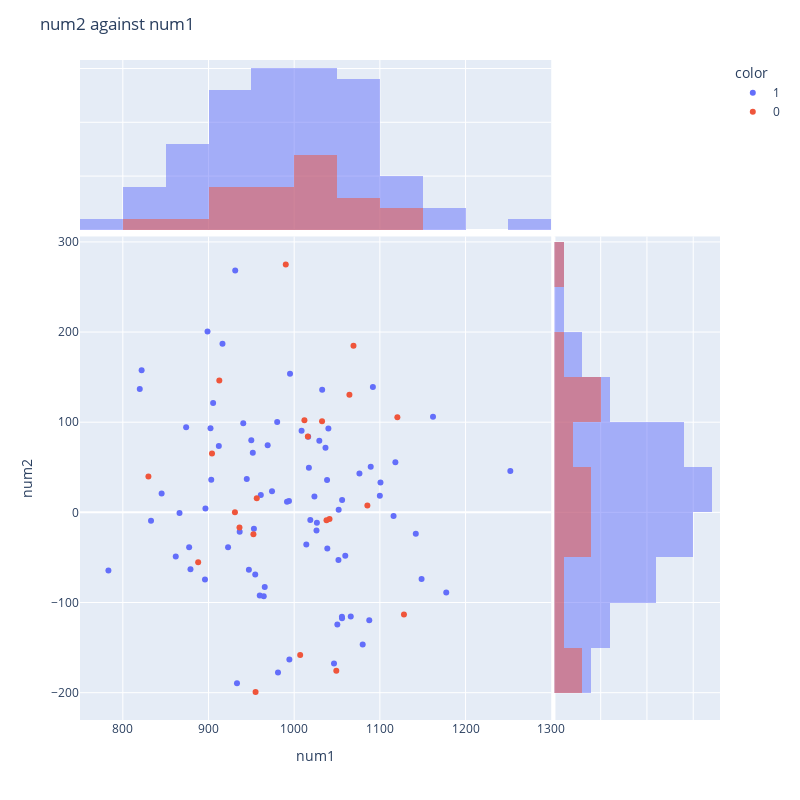

Notebook code cell kept with this figure:
### Code cell
e.plot_corr(col1, col2)

### Figure 1 — Plotly figure (JSON) as saved in the notebook; plotly's stock layout.template omitted (floating-point values rounded to 4 significant figures)
{"data": [{"hovertemplate": "color=1<br>num1=%{x}<br>num2=%{y}<extra></extra>", "legendgroup": "1", "marker": {"color": "#636efa", "symbol": "circle"}, "mode": "markers", "name": "1", "orientation": "v", "showlegend": true, "type": "scatter", "x": [1016.0, 1027.0, 845.2, 1080.0, 1118.0, 916.3, 1177.0, 1142.0, 895.9, 969.0, 1019.0, 1050.0, 959.8, 991.6, 861.8, 1149.0, 1037.0, 866.2, 1101.0, 878.9, 944.6, 898.8, 902.3, 922.8, 877.4, 1039.0, 980.1, 1052.0, 1009.0, 783.2, 819.8, 1060.0, 964.5, 933.2, 931.2, 832.9, 994.4, 936.4, 1033.0, 1056.0, 873.9, 1076.0, 896.4, 1088.0, 1056.0, 954.5, 1252.0, 961.0, 1046.0, 947.1, 953.0, 1162.0, 1089.0, 1029.0, 993.9, 1014.0, 1038.0, 981.1, 951.7, 1092.0, 995.1, 1026.0, 1056.0, 949.9, 1052.0, 1024.0, 1017.0, 912.0, 1116.0, 821.9, 974.1, 965.6, 940.5, 905.4, 1066.0, 1040.0, 1100.0, 903.2], "xaxis": "x", "y": [83.98, -11.64, 20.9, -146.6, 55.61, 187.1, -88.85, -23.6, -74.56, 74.44, -8.515, -124.3, -92.08, 11.76, -49.03, -74.05, 71.75, -0.7166, 33.17, -62.99, 36.99, 200.5, 93.25, -38.67, -38.76, -40.2, 100.3, -52.89, 90.56, -64.59, 136.7, -48.04, -93.11, -189.7, 268.3, -9.36, -163.3, -21.39, 136.1, -117.6, 94.54, 43.16, 4.189, -119.7, 13.83, -68.79, 45.81, 19.33, -167.6, -63.65, -18.11, 106.1, 50.6, 79.45, 12.51, -35.65, 35.99, -177.6, 66.01, 139.1, 153.7, -20.2, -115.9, 80.09, 2.996, 17.7, 49.53, 73.49, -4.16, 157.5, 23.29, -82.65, 98.8, 121.4, -115.4, 93.02, 18.49, 36.2], "yaxis": "y"}, {"alignmentgroup": "True", "bingroup": "x", "hovertemplate": "color=1<br>num1=%{x}<br>count=%{y}<extra></extra>", "legendgroup": "1", "marker": {"color": "#636efa"}, "name": "1", "offsetgroup": "1", "opacity": 0.5, "showlegend": false, "type": "histogram", "x": [1016.0, 1027.0, 845.2, 1080.0, 1118.0, 916.3, 1177.0, 1142.0, 895.9, 969.0, 1019.0, 1050.0, 959.8, 991.6, 861.8, 1149.0, 1037.0, 866.2, 1101.0, 878.9, 944.6, 898.8, 902.3, 922.8, 877.4, 1039.0, 980.1, 1052.0, 1009.0, 783.2, 819.8, 1060.0, 964.5, 933.2, 931.2, 832.9, 994.4, 936.4, 1033.0, 1056.0, 873.9, 1076.0, 896.4, 1088.0, 1056.0, 954.5, 1252.0, 961.0, 1046.0, 947.1, 953.0, 1162.0, 1089.0, 1029.0, 993.9, 1014.0, 1038.0, 981.1, 951.7, 1092.0, 995.1, 1026.0, 1056.0, 949.9, 1052.0, 1024.0, 1017.0, 912.0, 1116.0, 821.9, 974.1, 965.6, 940.5, 905.4, 1066.0, 1040.0, 1100.0, 903.2], "xaxis": "x3", "yaxis": "y3"}, {"alignmentgroup": "True", "bingroup": "y", "hovertemplate": "color=1<br>num2=%{y}<br>count=%{x}<extra></extra>", "legendgroup": "1", "marker": {"color": "#636efa"}, "name": "1", "offsetgroup": "1", "opacity": 0.5, "showlegend": false, "type": "histogram", "xaxis": "x2", "y": [83.98, -11.64, 20.9, -146.6, 55.61, 187.1, -88.85, -23.6, -74.56, 74.44, -8.515, -124.3, -92.08, 11.76, -49.03, -74.05, 71.75, -0.7166, 33.17, -62.99, 36.99, 200.5, 93.25, -38.67, -38.76, -40.2, 100.3, -52.89, 90.56, -64.59, 136.7, -48.04, -93.11, -189.7, 268.3, -9.36, -163.3, -21.39, 136.1, -117.6, 94.54, 43.16, 4.189, -119.7, 13.83, -68.79, 45.81, 19.33, -167.6, -63.65, -18.11, 106.1, 50.6, 79.45, 12.51, -35.65, 35.99, -177.6, 66.01, 139.1, 153.7, -20.2, -115.9, 80.09, 2.996, 17.7, 49.53, 73.49, -4.16, 157.5, 23.29, -82.65, 98.8, 121.4, -115.4, 93.02, 18.49, 36.2], "yaxis": "y2"}, {"hovertemplate": "color=0<br>num1=%{x}<br>num2=%{y}<extra></extra>", "legendgroup": "0", "marker": {"color": "#EF553B", "symbol": "circle"}, "mode": "markers", "name": "0", "orientation": "v", "showlegend": true, "type": "scatter", "x": [1007.0, 954.9, 1016.0, 1033.0, 1085.0, 936.1, 1128.0, 952.4, 930.8, 1069.0, 887.9, 956.3, 912.6, 829.9, 1064.0, 904.1, 1049.0, 1012.0, 990.2, 1041.0, 1038.0, 1120.0], "xaxis": "x", "y": [-158.1, -199.3, 84.09, 101.1, 7.505, -16.74, -113.4, -24.16, 0.01733, 184.9, -55.33, 15.63, 146.3, 39.9, 130.4, 65.39, -175.7, 102.1, 275.0, -7.277, -8.807, 105.5], "yaxis": "y"}, {"alignmentgroup": "True", "bingroup": "x", "hovertemplate": "color=0<br>num1=%{x}<br>count=%{y}<extra></extra>", "legendgroup": "0", "marker": {"color": "#EF553B"}, "name": "0", "offsetgroup": "0", "opacity": 0.5, "showlegend": false, "type": "histogram", "x": [1007.0, 954.9, 1016.0, 1033.0, 1085.0, 936.1, 1128.0, 952.4, 930.8, 1069.0, 887.9, 956.3, 912.6, 829.9, 1064.0, 904.1, 1049.0, 1012.0, 990.2, 1041.0, 1038.0, 1120.0], "xaxis": "x3", "yaxis": "y3"}, {"alignmentgroup": "True", "bingroup": "y", "hovertemplate": "color=0<br>num2=%{y}<br>count=%{x}<extra></extra>", "legendgroup": "0", "marker": {"color": "#EF553B"}, "name": "0", "offsetgroup": "0", "opacity": 0.5, "showlegend": false, "type": "histogram", "xaxis": "x2", "y": [-158.1, -199.3, 84.09, 101.1, 7.505, -16.74, -113.4, -24.16, 0.01733, 184.9, -55.33, 15.63, 146.3, 39.9, 130.4, 65.39, -175.7, 102.1, 275.0, -7.277, -8.807, 105.5], "yaxis": "y2"}], "layout": {"autosize": false, "barmode": "overlay", "height": 800, "legend": {"title": {"text": "color"}, "tracegroupgap": 0}, "margin": {"t": 60}, "title": {"text": "num2 against num1"}, "width": 800, "xaxis": {"anchor": "y", "domain": [0, 0.7363], "title": {"text": "num1"}}, "xaxis2": {"anchor": "y2", "domain": [0.7413, 1], "matches": "x2", "showgrid": true, "showline": false, "showticklabels": false, "ticks": ""}, "xaxis3": {"anchor": "y3", "domain": [0, 0.7363], "matches": "x", "showgrid": true, "showticklabels": false}, "xaxis4": {"anchor": "y4", "domain": [0.7413, 1], "matches": "x2", "showgrid": true, "showline": false, "showticklabels": false, "ticks": ""}, "yaxis": {"anchor": "x", "domain": [0, 0.7326], "title": {"text": "num2"}}, "yaxis2": {"anchor": "x2", "domain": [0, 0.7326], "matches": "y", "showgrid": true, "showticklabels": false}, "yaxis3": {"anchor": "x3", "domain": [0.7426, 1], "matches": "y3", "showgrid": true, "showline": false, "showticklabels": false, "ticks": ""}, "yaxis4": {"anchor": "x4", "domain": [0.7426, 1], "matches": "y3", "showgrid": true, "showline": false, "showticklabels": false, "ticks": ""}}}
